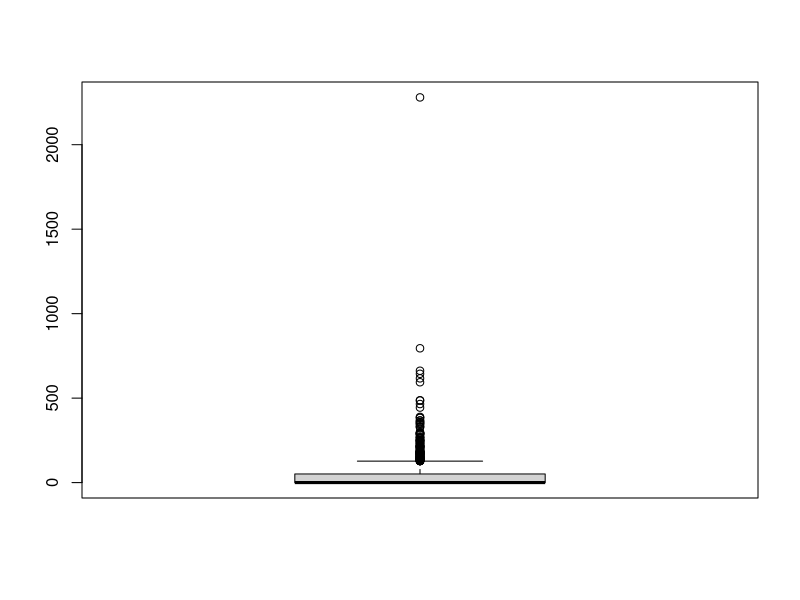
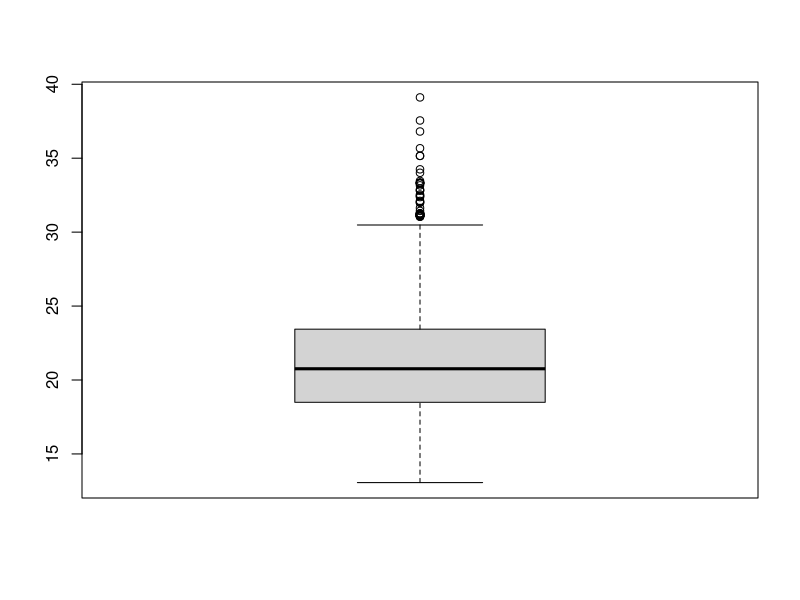

These charts were generated, in order, by the following R code: (Note: this script raises an error after producing the figures.)
library(data.table)

# Set your own working directory
setwd("/Users/junlongng/Desktop/NTU/Year 2/Semester 1/BC2406 Analytics 1/Group Project/Data Sets/hospitalized-patients-with-heart-failure-integrating-electronic-healthcare-records-and-external-outcome-data-1.3")

readmission <- fread('dat.csv', na.strings = c("NA", "missing", "N/A", "", "m", "M", "na", "."))
colnames(readmission)

# Create a new data table with relevant variables
readmission2 <- readmission[, c(1:9,18:20,22:37,39,44:45,55:61,63,166:167)]

# Check the class of the variables
sapply(readmission2, class)

# Factor categorical variables
fcols <- c("V1", "inpatient.number", "DestinationDischarge", "admission.ward", "admission.way", "occupation", "discharge.department", "visit.times", "gender", "type.of.heart.failure", "NYHA.cardiac.function.classification", "myocardial.infarction", "congestive.heart.failure", "peripheral.vascular.disease", "cerebrovascular.disease", "dementia", "Chronic.obstructive.pulmonary.disease", "connective.tissue.disease", "peptic.ulcer.disease", "diabetes", "moderate.to.severe.chronic.kidney.disease", "hemiplegia", "leukemia", "malignant.lymphoma", "solid.tumor", "liver.disease", "AIDS", "type.II.respiratory.failure", "respiratory.support.", "oxygen.inhalation", "outcome.during.hospitalization", "death.within.28.days", "re.admission.within.28.days", "death.within.3.months", "re.admission.within.3.months", "death.within.6.months", "re.admission.within.6.months", "ageCat" )
readmission2[, (fcols):= lapply(.SD, factor), .SDcols = fcols]

# Check for duplicates in columns with unique values
sum(duplicated(readmission2$V1))
sum(duplicated(readmission2$inpatient.number))

# Check for number of NA values
sum(is.na(readmission2))

# Check variables
summary(readmission2)

# occupation has 27 'NA's. Recode to 'Others'.
readmission2[is.na(occupation), occupation:="Others"]

# BMI min=0, max=404 -> impossible. Check for BMI <10 or >75.
readmission2[BMI<10 | BMI>75, BMI] # there are 8 cases
# Re-code the 8 cases to NA
readmission2[BMI<10 | BMI>75, BMI := NA]

# leukemia only has one level --> remove
readmission2[,leukemia:=NULL]

# According to the summary, re.admission.time..days.from.admission. has 1107 NA values. Check why.
readmission2[re.admission.within.28.days=='0' & re.admission.within.3.months=='0' & re.admission.within.6.months=='0', .N, by = is.na(re.admission.time..days.from.admission.)]

# Since 1106 NA values for re.admission.time..days.from.admission. are due to the patient not being readmitted at all, we can re-code these 'NA' values to 0.
readmission2[re.admission.within.28.days=='0' & re.admission.within.3.months=='0' & re.admission.within.6.months=='0',re.admission.time..days.from.admission.:= 0]

# Check for re.admission.time..days.from.admission. < dischargeDay
readmission2[re.admission.time..days.from.admission. < dischargeDay & re.admission.time..days.from.admission. != 0, .(re.admission.time..days.from.admission., dischargeDay)] # there are 3 cases
# Recode the 3 cases to NA
readmission2[re.admission.time..days.from.admission. < dischargeDay & re.admission.time..days.from.admission. != 0, re.admission.time..days.from.admission. := NA]

sum(is.na(readmission2))

## Removing of outliers
# Boxplot for re.admission.time..days.from.admission.
boxplot(readmission2$re.admission.time..days.from.admission., data=readmission2)

# Removing outliers for re.admission.time..days.from.admission.
Q1 <- quantile(readmission2$re.admission.time..days.from.admission., 0.01, na.rm= TRUE)
Q3 <- quantile(readmission2$re.admission.time..days.from.admission., 0.99, na.rm= TRUE)
IQR <- IQR(readmission2$re.admission.time..days.from.admission., na.rm=TRUE)
readmission3 <- subset(readmission2, readmission2$re.admission.time..days.from.admission. > (Q1 - 1.5*IQR) & readmission2$re.admission.time..days.from.admission. < (Q3 + 1.5*IQR))

# Boxplot for BMI
boxplot(readmission3$BMI, data=readmission3)

# Removing outliers for BMI
bQ1 <- quantile(readmission3$BMI, 0.01, na.rm= TRUE)
bQ3 <- quantile(readmission3$BMI, 0.99, na.rm= TRUE)
bIQR <- IQR(readmission3$BMI, na.rm=TRUE)
readmission3 <- subset(readmission3, readmission3$BMI > (bQ1 - 1.5*bIQR) & readmission3$BMI < (bQ3 + 1.5*IQR))

# Remove NA values from data table
readmission3 <- readmission3[complete.cases(readmission3)]
# Verify that NA values have been removed
sum(is.na(readmission3))

# Calculate data loss
(nrow(readmission2)-nrow(readmission3))/nrow(readmission2) #1.34%

summary(readmission3)
readmission3
cleanedDS4 = readmission3
write.csv(cleanedDS4, "/Users/junlongng/Desktop/NTU/Year 2/Semester 1/BC2406 Analytics 1/Group Project/Data Sets/hospitalized-patients-with-heart-failure-integrating-electronic-healthcare-records-and-external-outcome-data-1.3/cleaned_data.csv")

